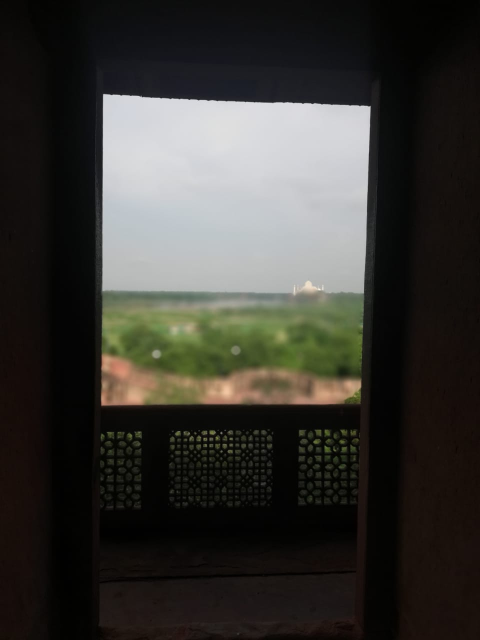
#> input picture 6. Automating Real-World Tasks with Python/Test_images/IMG-20200905-WA0096.jpg, 960 x 1280 px (shown at 1/2 size); its folder holds 4 pictures in this run
$ python Week_1_PIL.py
#> lines starting #> are read from the running program, lines starting #| are printed output that depends on the picture
import os
from PIL import Image

dir = './Test_images/'
for file in os.listdir(dir):
    if file.endswith('.jpg'):
        img = Image.open(f"{dir}{file}")
#> img is the input picture: PIL image 960x1280 RGB; mean R, G, B 56.1, 54.6, 50.1
        name = file[:-4]
        img.rotate(270).resize((300,300)).save(f"{dir}{name}.png")
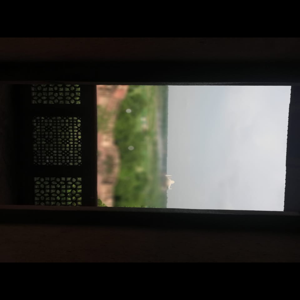
#> saved as IMG-20200905-WA0096.png: PIL image 300x300 RGB; mean R, G, B 51.7, 51, 46.7
#> pass 3 of the loop `for file in os.listdir(dir):`:
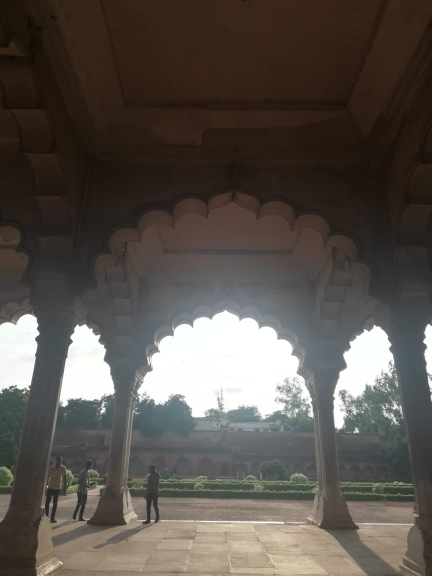
#> input picture 6. Automating Real-World Tasks with Python/Test_images/IMG-20200905-WA0099.jpg, 864 x 1152 px (shown at 1/2 size)
#> img is the input picture: PIL image 864x1152 RGB; mean R, G, B 89.2, 82.7, 76.3
#> `img.rotate(270).resize((300,300)).save(f"{dir}{name}.png")`:
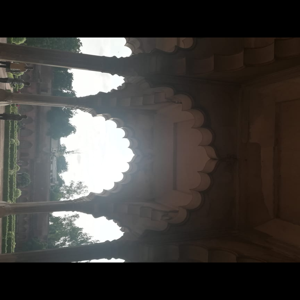
#> saved as IMG-20200905-WA0099.png: PIL image 300x300 RGB; mean R, G, B 65.6, 62.9, 60
#> the loop made 4 passes; the first 3 are shown
